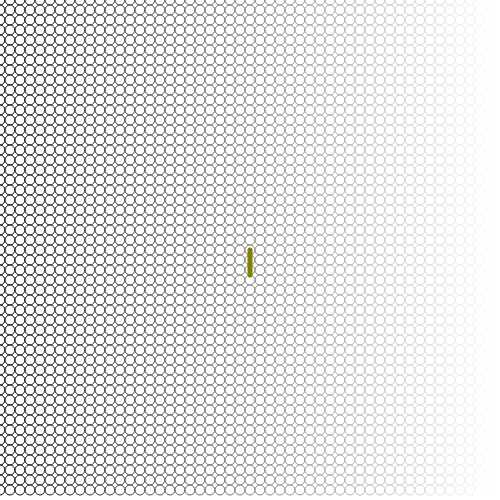
Frame 1 (no input)
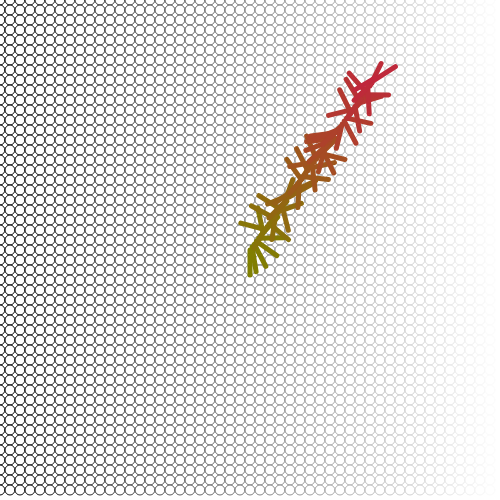
Frame 60 (no input)
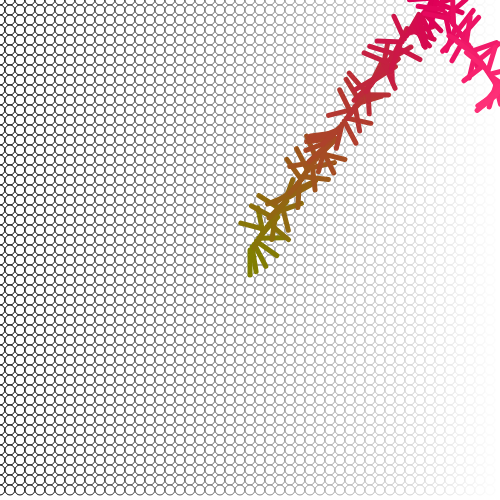
Frame 120 (the mouse pressed at the canvas centre since frame 60)

The p5.js sketch that drew these frames (run headless with seeded random() and noise() and a simulated clock; from frame 60 on, the mouse is pressed at the canvas centre):

// p5.js sketch
// ── sketch.js
var pivot = {
	xpos:250,
	ypos:250,
	xspeed:0,
	yspeed:0,
};

var hand = {
	angle:0,
	speed:0,
	length:25,
};

var colorB = 0;

function setup() {
 	createCanvas(500, 500);

 	for (var i = 0; i<width; i+=10) {
 		for(var j = 0; j<height; j+=10) {
 			var greyscale = map(i,0,width,0,255)

 			stroke(greyscale)
 			ellipse(i,j,10,10)
 		}
 	}

 	pivot.xspeed = random(-5,5)
 	pivot.yspeed = random(-5,5)
}

function draw() {
	
	var colorR = map(pivot.xpos, 0, 500, 0, 255)

	var colorG = map(pivot.ypos,0,500,0,255)

	colorB +=1
	
	strokeWeight(5)
	stroke(colorR,colorG,colorB)
	line(pivot.xpos, pivot.ypos, pivot.xpos+(sin(hand.angle)*25), pivot.ypos+(cos(hand.angle)*25) )

	pivot.xpos += pivot.xspeed
	pivot.ypos += pivot.yspeed

	if(pivot.xpos>=500 | pivot.xpos<=0)
	{
		pivot.xspeed = pivot.xspeed * -1
	}

	if(pivot.ypos>=500 | pivot.ypos<=0)
	{
		pivot.yspeed = pivot.yspeed * -1
	}

	if(colorB>255){
		colorB = 0
	}

	hand.speed = frameCount

	hand.angle += (hand.speed/(2*PI))
}
